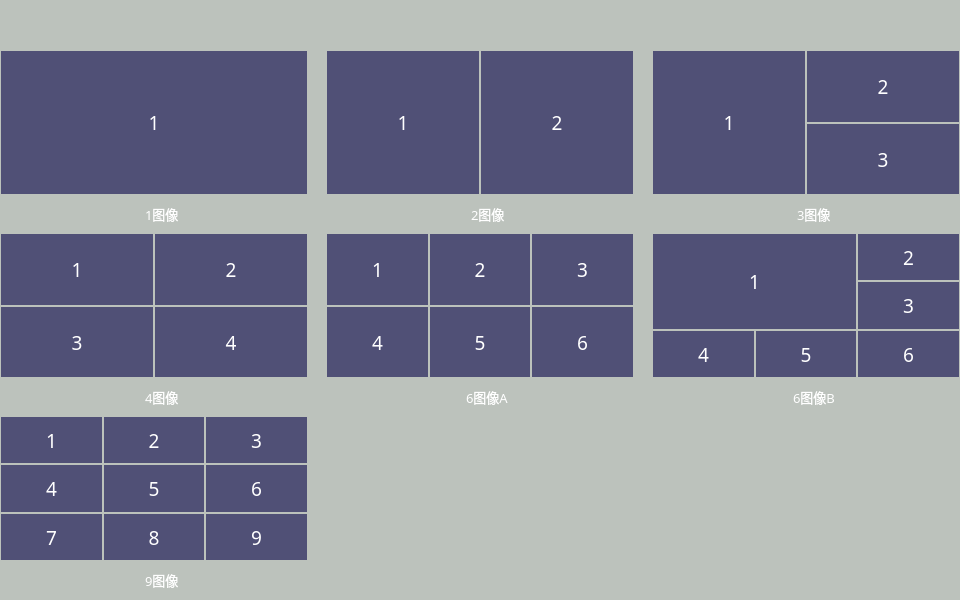
<?xml version="1.0" encoding="UTF-8"?>
<ui version="4.0">
 <class>frmImageLayoutClass</class>
 <widget class="QDialog" name="frmImageLayoutClass">
  <property name="geometry">
   <rect>
    <x>0</x>
    <y>0</y>
    <width>960</width>
    <height>600</height>
   </rect>
  </property>
  <property name="sizePolicy">
   <sizepolicy hsizetype="Fixed" vsizetype="Fixed">
    <horstretch>0</horstretch>
    <verstretch>0</verstretch>
   </sizepolicy>
  </property>
  <property name="minimumSize">
   <size>
    <width>960</width>
    <height>600</height>
   </size>
  </property>
  <property name="maximumSize">
   <size>
    <width>960</width>
    <height>600</height>
   </size>
  </property>
  <property name="windowTitle">
   <string>图像布局</string>
  </property>
  <property name="styleSheet">
   <string notr="true">background-color: #bcc2bc;</string>
  </property>
  <layout class="QVBoxLayout" name="verticalLayout">
   <property name="leftMargin">
    <number>1</number>
   </property>
   <property name="topMargin">
    <number>1</number>
   </property>
   <property name="rightMargin">
    <number>1</number>
   </property>
   <property name="bottomMargin">
    <number>7</number>
   </property>
   <item>
    <spacer name="verticalSpacer">
     <property name="orientation">
      <enum>Qt::Vertical</enum>
     </property>
     <property name="sizeType">
      <enum>QSizePolicy::Fixed</enum>
     </property>
     <property name="sizeHint" stdset="0">
      <size>
       <width>20</width>
       <height>50</height>
      </size>
     </property>
    </spacer>
   </item>
   <item>
    <layout class="QGridLayout" name="gridLayout" rowstretch="26,7,26,7,26,7">
     <property name="horizontalSpacing">
      <number>20</number>
     </property>
     <property name="verticalSpacing">
      <number>7</number>
     </property>
     <item row="3" column="2">
      <layout class="QHBoxLayout" name="horizontalLayout_7">
       <item>
        <spacer name="horizontalSpacer_12">
         <property name="orientation">
          <enum>Qt::Horizontal</enum>
         </property>
         <property name="sizeHint" stdset="0">
          <size>
           <width>40</width>
           <height>20</height>
          </size>
         </property>
        </spacer>
       </item>
       <item>
        <widget class="QRadioButton" name="radioImage6B">
         <property name="font">
          <font>
           <family>微软雅黑</family>
           <pointsize>10</pointsize>
          </font>
         </property>
         <property name="styleSheet">
          <string notr="true">background: transparent;
color: rgb(255, 255, 255);</string>
         </property>
         <property name="text">
          <string>6图像B</string>
         </property>
        </widget>
       </item>
       <item>
        <spacer name="horizontalSpacer_13">
         <property name="orientation">
          <enum>Qt::Horizontal</enum>
         </property>
         <property name="sizeHint" stdset="0">
          <size>
           <width>40</width>
           <height>20</height>
          </size>
         </property>
        </spacer>
       </item>
      </layout>
     </item>
     <item row="0" column="0">
      <layout class="QGridLayout" name="gridLayout_3">
       <property name="spacing">
        <number>2</number>
       </property>
       <item row="0" column="0">
        <widget class="QLabel" name="label_2">
         <property name="font">
          <font>
           <family>微软雅黑</family>
           <pointsize>14</pointsize>
          </font>
         </property>
         <property name="styleSheet">
          <string notr="true">color: rgb(255, 255, 255);
background-color: rgba(78, 78, 116, 250);</string>
         </property>
         <property name="text">
          <string>1</string>
         </property>
         <property name="alignment">
          <set>Qt::AlignCenter</set>
         </property>
        </widget>
       </item>
      </layout>
     </item>
     <item row="1" column="2">
      <layout class="QHBoxLayout" name="horizontalLayout_4">
       <item>
        <spacer name="horizontalSpacer_6">
         <property name="orientation">
          <enum>Qt::Horizontal</enum>
         </property>
         <property name="sizeHint" stdset="0">
          <size>
           <width>40</width>
           <height>20</height>
          </size>
         </property>
        </spacer>
       </item>
       <item>
        <widget class="QRadioButton" name="radioImage3">
         <property name="font">
          <font>
           <family>微软雅黑</family>
           <pointsize>10</pointsize>
          </font>
         </property>
         <property name="styleSheet">
          <string notr="true">background: transparent;
color: rgb(255, 255, 255);</string>
         </property>
         <property name="text">
          <string>3图像</string>
         </property>
        </widget>
       </item>
       <item>
        <spacer name="horizontalSpacer_7">
         <property name="orientation">
          <enum>Qt::Horizontal</enum>
         </property>
         <property name="sizeHint" stdset="0">
          <size>
           <width>40</width>
           <height>20</height>
          </size>
         </property>
        </spacer>
       </item>
      </layout>
     </item>
     <item row="0" column="1">
      <layout class="QGridLayout" name="gridLayout_4">
       <property name="spacing">
        <number>2</number>
       </property>
       <item row="0" column="1">
        <widget class="QLabel" name="label_4">
         <property name="font">
          <font>
           <family>微软雅黑</family>
           <pointsize>14</pointsize>
          </font>
         </property>
         <property name="styleSheet">
          <string notr="true">color: rgb(255, 255, 255);
background-color: rgba(78, 78, 116, 250);</string>
         </property>
         <property name="text">
          <string>2</string>
         </property>
         <property name="alignment">
          <set>Qt::AlignCenter</set>
         </property>
        </widget>
       </item>
       <item row="0" column="0">
        <widget class="QLabel" name="label_3">
         <property name="font">
          <font>
           <family>微软雅黑</family>
           <pointsize>14</pointsize>
          </font>
         </property>
         <property name="styleSheet">
          <string notr="true">color: rgb(255, 255, 255);
background-color: rgba(78, 78, 116, 250);</string>
         </property>
         <property name="text">
          <string>1</string>
         </property>
         <property name="alignment">
          <set>Qt::AlignCenter</set>
         </property>
        </widget>
       </item>
      </layout>
     </item>
     <item row="1" column="1">
      <layout class="QHBoxLayout" name="horizontalLayout_3">
       <item>
        <spacer name="horizontalSpacer_4">
         <property name="orientation">
          <enum>Qt::Horizontal</enum>
         </property>
         <property name="sizeHint" stdset="0">
          <size>
           <width>40</width>
           <height>20</height>
          </size>
         </property>
        </spacer>
       </item>
       <item>
        <widget class="QRadioButton" name="radioImage2">
         <property name="font">
          <font>
           <family>微软雅黑</family>
           <pointsize>10</pointsize>
          </font>
         </property>
         <property name="styleSheet">
          <string notr="true">background: transparent;
color: rgb(255, 255, 255);</string>
         </property>
         <property name="text">
          <string>2图像</string>
         </property>
        </widget>
       </item>
       <item>
        <spacer name="horizontalSpacer_5">
         <property name="orientation">
          <enum>Qt::Horizontal</enum>
         </property>
         <property name="sizeHint" stdset="0">
          <size>
           <width>40</width>
           <height>20</height>
          </size>
         </property>
        </spacer>
       </item>
      </layout>
     </item>
     <item row="1" column="0">
      <layout class="QHBoxLayout" name="horizontalLayout_2">
       <item>
        <spacer name="horizontalSpacer_3">
         <property name="orientation">
          <enum>Qt::Horizontal</enum>
         </property>
         <property name="sizeHint" stdset="0">
          <size>
           <width>40</width>
           <height>20</height>
          </size>
         </property>
        </spacer>
       </item>
       <item>
        <widget class="QRadioButton" name="radioImage1">
         <property name="font">
          <font>
           <family>微软雅黑</family>
           <pointsize>10</pointsize>
          </font>
         </property>
         <property name="styleSheet">
          <string notr="true">background: transparent;
color: rgb(255, 255, 255);</string>
         </property>
         <property name="text">
          <string>1图像</string>
         </property>
         <property name="checked">
          <bool>false</bool>
         </property>
        </widget>
       </item>
       <item>
        <spacer name="horizontalSpacer_2">
         <property name="orientation">
          <enum>Qt::Horizontal</enum>
         </property>
         <property name="sizeHint" stdset="0">
          <size>
           <width>40</width>
           <height>20</height>
          </size>
         </property>
        </spacer>
       </item>
      </layout>
     </item>
     <item row="2" column="0">
      <layout class="QGridLayout" name="gridLayout_2">
       <property name="spacing">
        <number>2</number>
       </property>
       <item row="0" column="0">
        <widget class="QLabel" name="label">
         <property name="font">
          <font>
           <family>微软雅黑</family>
           <pointsize>14</pointsize>
          </font>
         </property>
         <property name="styleSheet">
          <string notr="true">color: rgb(255, 255, 255);
background-color: rgba(78, 78, 116, 250);</string>
         </property>
         <property name="text">
          <string>1</string>
         </property>
         <property name="alignment">
          <set>Qt::AlignCenter</set>
         </property>
        </widget>
       </item>
       <item row="0" column="1">
        <widget class="QLabel" name="label_8">
         <property name="font">
          <font>
           <family>微软雅黑</family>
           <pointsize>14</pointsize>
          </font>
         </property>
         <property name="styleSheet">
          <string notr="true">color: rgb(255, 255, 255);
background-color: rgba(78, 78, 116, 250);</string>
         </property>
         <property name="text">
          <string>2</string>
         </property>
         <property name="alignment">
          <set>Qt::AlignCenter</set>
         </property>
        </widget>
       </item>
       <item row="1" column="0">
        <widget class="QLabel" name="label_9">
         <property name="font">
          <font>
           <family>微软雅黑</family>
           <pointsize>14</pointsize>
          </font>
         </property>
         <property name="styleSheet">
          <string notr="true">color: rgb(255, 255, 255);
background-color: rgba(78, 78, 116, 250);</string>
         </property>
         <property name="text">
          <string>3</string>
         </property>
         <property name="alignment">
          <set>Qt::AlignCenter</set>
         </property>
        </widget>
       </item>
       <item row="1" column="1">
        <widget class="QLabel" name="label_10">
         <property name="font">
          <font>
           <family>微软雅黑</family>
           <pointsize>14</pointsize>
          </font>
         </property>
         <property name="styleSheet">
          <string notr="true">color: rgb(255, 255, 255);
background-color: rgba(78, 78, 116, 250);</string>
         </property>
         <property name="text">
          <string>4</string>
         </property>
         <property name="alignment">
          <set>Qt::AlignCenter</set>
         </property>
        </widget>
       </item>
      </layout>
     </item>
     <item row="0" column="2">
      <layout class="QGridLayout" name="gridLayout_6">
       <property name="spacing">
        <number>2</number>
       </property>
       <item row="0" column="1">
        <widget class="QLabel" name="label_6">
         <property name="font">
          <font>
           <family>微软雅黑</family>
           <pointsize>14</pointsize>
          </font>
         </property>
         <property name="styleSheet">
          <string notr="true">color: rgb(255, 255, 255);
background-color: rgba(78, 78, 116, 250);</string>
         </property>
         <property name="text">
          <string>2</string>
         </property>
         <property name="alignment">
          <set>Qt::AlignCenter</set>
         </property>
        </widget>
       </item>
       <item row="1" column="1">
        <widget class="QLabel" name="label_7">
         <property name="font">
          <font>
           <family>微软雅黑</family>
           <pointsize>14</pointsize>
          </font>
         </property>
         <property name="styleSheet">
          <string notr="true">color: rgb(255, 255, 255);
background-color: rgba(78, 78, 116, 250);</string>
         </property>
         <property name="text">
          <string>3</string>
         </property>
         <property name="alignment">
          <set>Qt::AlignCenter</set>
         </property>
        </widget>
       </item>
       <item row="0" column="0" rowspan="2">
        <widget class="QLabel" name="label_5">
         <property name="font">
          <font>
           <family>微软雅黑</family>
           <pointsize>14</pointsize>
          </font>
         </property>
         <property name="styleSheet">
          <string notr="true">color: rgb(255, 255, 255);
background-color: rgba(78, 78, 116, 250);</string>
         </property>
         <property name="text">
          <string>1</string>
         </property>
         <property name="alignment">
          <set>Qt::AlignCenter</set>
         </property>
        </widget>
       </item>
      </layout>
     </item>
     <item row="2" column="1">
      <layout class="QGridLayout" name="gridLayout_5">
       <property name="spacing">
        <number>2</number>
       </property>
       <item row="0" column="1">
        <widget class="QLabel" name="label_12">
         <property name="font">
          <font>
           <family>微软雅黑</family>
           <pointsize>14</pointsize>
          </font>
         </property>
         <property name="styleSheet">
          <string notr="true">color: rgb(255, 255, 255);
background-color: rgba(78, 78, 116, 250);</string>
         </property>
         <property name="text">
          <string>2</string>
         </property>
         <property name="alignment">
          <set>Qt::AlignCenter</set>
         </property>
        </widget>
       </item>
       <item row="0" column="0">
        <widget class="QLabel" name="label_11">
         <property name="font">
          <font>
           <family>微软雅黑</family>
           <pointsize>14</pointsize>
          </font>
         </property>
         <property name="styleSheet">
          <string notr="true">color: rgb(255, 255, 255);
background-color: rgba(78, 78, 116, 250);</string>
         </property>
         <property name="text">
          <string>1</string>
         </property>
         <property name="alignment">
          <set>Qt::AlignCenter</set>
         </property>
        </widget>
       </item>
       <item row="0" column="2">
        <widget class="QLabel" name="label_13">
         <property name="font">
          <font>
           <family>微软雅黑</family>
           <pointsize>14</pointsize>
          </font>
         </property>
         <property name="styleSheet">
          <string notr="true">color: rgb(255, 255, 255);
background-color: rgba(78, 78, 116, 250);</string>
         </property>
         <property name="text">
          <string>3</string>
         </property>
         <property name="alignment">
          <set>Qt::AlignCenter</set>
         </property>
        </widget>
       </item>
       <item row="1" column="0">
        <widget class="QLabel" name="label_14">
         <property name="font">
          <font>
           <family>微软雅黑</family>
           <pointsize>14</pointsize>
          </font>
         </property>
         <property name="styleSheet">
          <string notr="true">color: rgb(255, 255, 255);
background-color: rgba(78, 78, 116, 250);</string>
         </property>
         <property name="text">
          <string>4</string>
         </property>
         <property name="alignment">
          <set>Qt::AlignCenter</set>
         </property>
        </widget>
       </item>
       <item row="1" column="1">
        <widget class="QLabel" name="label_15">
         <property name="font">
          <font>
           <family>微软雅黑</family>
           <pointsize>14</pointsize>
          </font>
         </property>
         <property name="styleSheet">
          <string notr="true">color: rgb(255, 255, 255);
background-color: rgba(78, 78, 116, 250);</string>
         </property>
         <property name="text">
          <string>5</string>
         </property>
         <property name="alignment">
          <set>Qt::AlignCenter</set>
         </property>
        </widget>
       </item>
       <item row="1" column="2">
        <widget class="QLabel" name="label_16">
         <property name="font">
          <font>
           <family>微软雅黑</family>
           <pointsize>14</pointsize>
          </font>
         </property>
         <property name="styleSheet">
          <string notr="true">color: rgb(255, 255, 255);
background-color: rgba(78, 78, 116, 250);</string>
         </property>
         <property name="text">
          <string>6</string>
         </property>
         <property name="alignment">
          <set>Qt::AlignCenter</set>
         </property>
        </widget>
       </item>
      </layout>
     </item>
     <item row="3" column="1">
      <layout class="QHBoxLayout" name="horizontalLayout_6">
       <item>
        <spacer name="horizontalSpacer_10">
         <property name="orientation">
          <enum>Qt::Horizontal</enum>
         </property>
         <property name="sizeHint" stdset="0">
          <size>
           <width>40</width>
           <height>20</height>
          </size>
         </property>
        </spacer>
       </item>
       <item>
        <widget class="QRadioButton" name="radioImage6A">
         <property name="font">
          <font>
           <family>微软雅黑</family>
           <pointsize>10</pointsize>
          </font>
         </property>
         <property name="styleSheet">
          <string notr="true">background: transparent;
color: rgb(255, 255, 255);</string>
         </property>
         <property name="text">
          <string>6图像A</string>
         </property>
        </widget>
       </item>
       <item>
        <spacer name="horizontalSpacer_11">
         <property name="orientation">
          <enum>Qt::Horizontal</enum>
         </property>
         <property name="sizeHint" stdset="0">
          <size>
           <width>40</width>
           <height>20</height>
          </size>
         </property>
        </spacer>
       </item>
      </layout>
     </item>
     <item row="5" column="0">
      <layout class="QHBoxLayout" name="horizontalLayout_8">
       <item>
        <spacer name="horizontalSpacer_14">
         <property name="orientation">
          <enum>Qt::Horizontal</enum>
         </property>
         <property name="sizeHint" stdset="0">
          <size>
           <width>40</width>
           <height>20</height>
          </size>
         </property>
        </spacer>
       </item>
       <item>
        <widget class="QRadioButton" name="radioImage9">
         <property name="font">
          <font>
           <family>微软雅黑</family>
           <pointsize>10</pointsize>
          </font>
         </property>
         <property name="styleSheet">
          <string notr="true">background: transparent;
color: rgb(255, 255, 255);</string>
         </property>
         <property name="text">
          <string>9图像</string>
         </property>
        </widget>
       </item>
       <item>
        <spacer name="horizontalSpacer_15">
         <property name="orientation">
          <enum>Qt::Horizontal</enum>
         </property>
         <property name="sizeHint" stdset="0">
          <size>
           <width>40</width>
           <height>20</height>
          </size>
         </property>
        </spacer>
       </item>
      </layout>
     </item>
     <item row="4" column="0">
      <layout class="QGridLayout" name="gridLayout_8">
       <property name="spacing">
        <number>2</number>
       </property>
       <item row="1" column="0">
        <widget class="QLabel" name="label_24">
         <property name="font">
          <font>
           <family>微软雅黑</family>
           <pointsize>14</pointsize>
          </font>
         </property>
         <property name="styleSheet">
          <string notr="true">color: rgb(255, 255, 255);
background-color: rgba(78, 78, 116, 250);</string>
         </property>
         <property name="text">
          <string>4</string>
         </property>
         <property name="alignment">
          <set>Qt::AlignCenter</set>
         </property>
        </widget>
       </item>
       <item row="0" column="1">
        <widget class="QLabel" name="label_26">
         <property name="font">
          <font>
           <family>微软雅黑</family>
           <pointsize>14</pointsize>
          </font>
         </property>
         <property name="styleSheet">
          <string notr="true">color: rgb(255, 255, 255);
background-color: rgba(78, 78, 116, 250);</string>
         </property>
         <property name="text">
          <string>2</string>
         </property>
         <property name="alignment">
          <set>Qt::AlignCenter</set>
         </property>
        </widget>
       </item>
       <item row="2" column="1">
        <widget class="QLabel" name="label_28">
         <property name="font">
          <font>
           <family>微软雅黑</family>
           <pointsize>14</pointsize>
          </font>
         </property>
         <property name="styleSheet">
          <string notr="true">color: rgb(255, 255, 255);
background-color: rgba(78, 78, 116, 250);</string>
         </property>
         <property name="text">
          <string>8</string>
         </property>
         <property name="alignment">
          <set>Qt::AlignCenter</set>
         </property>
        </widget>
       </item>
       <item row="0" column="0">
        <widget class="QLabel" name="label_23">
         <property name="font">
          <font>
           <family>微软雅黑</family>
           <pointsize>14</pointsize>
          </font>
         </property>
         <property name="styleSheet">
          <string notr="true">color: rgb(255, 255, 255);
background-color: rgba(78, 78, 116, 250);</string>
         </property>
         <property name="text">
          <string>1</string>
         </property>
         <property name="alignment">
          <set>Qt::AlignCenter</set>
         </property>
        </widget>
       </item>
       <item row="1" column="1">
        <widget class="QLabel" name="label_27">
         <property name="font">
          <font>
           <family>微软雅黑</family>
           <pointsize>14</pointsize>
          </font>
         </property>
         <property name="styleSheet">
          <string notr="true">color: rgb(255, 255, 255);
background-color: rgba(78, 78, 116, 250);</string>
         </property>
         <property name="text">
          <string>5</string>
         </property>
         <property name="alignment">
          <set>Qt::AlignCenter</set>
         </property>
        </widget>
       </item>
       <item row="2" column="0">
        <widget class="QLabel" name="label_25">
         <property name="font">
          <font>
           <family>微软雅黑</family>
           <pointsize>14</pointsize>
          </font>
         </property>
         <property name="styleSheet">
          <string notr="true">color: rgb(255, 255, 255);
background-color: rgba(78, 78, 116, 250);</string>
         </property>
         <property name="text">
          <string>7</string>
         </property>
         <property name="alignment">
          <set>Qt::AlignCenter</set>
         </property>
        </widget>
       </item>
       <item row="0" column="2">
        <widget class="QLabel" name="label_29">
         <property name="font">
          <font>
           <family>微软雅黑</family>
           <pointsize>14</pointsize>
          </font>
         </property>
         <property name="styleSheet">
          <string notr="true">color: rgb(255, 255, 255);
background-color: rgba(78, 78, 116, 250);</string>
         </property>
         <property name="text">
          <string>3</string>
         </property>
         <property name="alignment">
          <set>Qt::AlignCenter</set>
         </property>
        </widget>
       </item>
       <item row="1" column="2">
        <widget class="QLabel" name="label_30">
         <property name="font">
          <font>
           <family>微软雅黑</family>
           <pointsize>14</pointsize>
          </font>
         </property>
         <property name="styleSheet">
          <string notr="true">color: rgb(255, 255, 255);
background-color: rgba(78, 78, 116, 250);</string>
         </property>
         <property name="text">
          <string>6</string>
         </property>
         <property name="alignment">
          <set>Qt::AlignCenter</set>
         </property>
        </widget>
       </item>
       <item row="2" column="2">
        <widget class="QLabel" name="label_31">
         <property name="font">
          <font>
           <family>微软雅黑</family>
           <pointsize>14</pointsize>
          </font>
         </property>
         <property name="styleSheet">
          <string notr="true">color: rgb(255, 255, 255);
background-color: rgba(78, 78, 116, 250);</string>
         </property>
         <property name="text">
          <string>9</string>
         </property>
         <property name="alignment">
          <set>Qt::AlignCenter</set>
         </property>
        </widget>
       </item>
      </layout>
     </item>
     <item row="3" column="0">
      <layout class="QHBoxLayout" name="horizontalLayout_5">
       <item>
        <spacer name="horizontalSpacer_8">
         <property name="orientation">
          <enum>Qt::Horizontal</enum>
         </property>
         <property name="sizeHint" stdset="0">
          <size>
           <width>40</width>
           <height>20</height>
          </size>
         </property>
        </spacer>
       </item>
       <item>
        <widget class="QRadioButton" name="radioImage4">
         <property name="font">
          <font>
           <family>微软雅黑</family>
           <pointsize>10</pointsize>
          </font>
         </property>
         <property name="styleSheet">
          <string notr="true">background: transparent;
color: rgb(255, 255, 255);</string>
         </property>
         <property name="text">
          <string>4图像</string>
         </property>
        </widget>
       </item>
       <item>
        <spacer name="horizontalSpacer_9">
         <property name="orientation">
          <enum>Qt::Horizontal</enum>
         </property>
         <property name="sizeHint" stdset="0">
          <size>
           <width>40</width>
           <height>20</height>
          </size>
         </property>
        </spacer>
       </item>
      </layout>
     </item>
     <item row="2" column="2">
      <layout class="QGridLayout" name="gridLayout_7">
       <property name="spacing">
        <number>2</number>
       </property>
       <item row="2" column="0">
        <widget class="QLabel" name="label_22">
         <property name="font">
          <font>
           <family>微软雅黑</family>
           <pointsize>14</pointsize>
          </font>
         </property>
         <property name="styleSheet">
          <string notr="true">color: rgb(255, 255, 255);
background-color: rgba(78, 78, 116, 250);</string>
         </property>
         <property name="text">
          <string>4</string>
         </property>
         <property name="alignment">
          <set>Qt::AlignCenter</set>
         </property>
        </widget>
       </item>
       <item row="2" column="2">
        <widget class="QLabel" name="label_21">
         <property name="font">
          <font>
           <family>微软雅黑</family>
           <pointsize>14</pointsize>
          </font>
         </property>
         <property name="styleSheet">
          <string notr="true">color: rgb(255, 255, 255);
background-color: rgba(78, 78, 116, 250);</string>
         </property>
         <property name="text">
          <string>6</string>
         </property>
         <property name="alignment">
          <set>Qt::AlignCenter</set>
         </property>
        </widget>
       </item>
       <item row="0" column="2">
        <widget class="QLabel" name="label_19">
         <property name="font">
          <font>
           <family>微软雅黑</family>
           <pointsize>14</pointsize>
          </font>
         </property>
         <property name="styleSheet">
          <string notr="true">color: rgb(255, 255, 255);
background-color: rgba(78, 78, 116, 250);</string>
         </property>
         <property name="text">
          <string>2</string>
         </property>
         <property name="alignment">
          <set>Qt::AlignCenter</set>
         </property>
        </widget>
       </item>
       <item row="1" column="2">
        <widget class="QLabel" name="label_20">
         <property name="font">
          <font>
           <family>微软雅黑</family>
           <pointsize>14</pointsize>
          </font>
         </property>
         <property name="styleSheet">
          <string notr="true">color: rgb(255, 255, 255);
background-color: rgba(78, 78, 116, 250);</string>
         </property>
         <property name="text">
          <string>3</string>
         </property>
         <property name="alignment">
          <set>Qt::AlignCenter</set>
         </property>
        </widget>
       </item>
       <item row="2" column="1">
        <widget class="QLabel" name="label_18">
         <property name="font">
          <font>
           <family>微软雅黑</family>
           <pointsize>14</pointsize>
          </font>
         </property>
         <property name="styleSheet">
          <string notr="true">color: rgb(255, 255, 255);
background-color: rgba(78, 78, 116, 250);</string>
         </property>
         <property name="text">
          <string>5</string>
         </property>
         <property name="alignment">
          <set>Qt::AlignCenter</set>
         </property>
        </widget>
       </item>
       <item row="0" column="0" rowspan="2" colspan="2">
        <widget class="QLabel" name="label_17">
         <property name="font">
          <font>
           <family>微软雅黑</family>
           <pointsize>14</pointsize>
          </font>
         </property>
         <property name="styleSheet">
          <string notr="true">color: rgb(255, 255, 255);
background-color: rgba(78, 78, 116, 250);</string>
         </property>
         <property name="text">
          <string>1</string>
         </property>
         <property name="alignment">
          <set>Qt::AlignCenter</set>
         </property>
        </widget>
       </item>
      </layout>
     </item>
     <item row="5" column="2">
      <layout class="QHBoxLayout" name="horizontalLayout"/>
     </item>
    </layout>
   </item>
  </layout>
 </widget>
 <layoutdefault spacing="6" margin="11"/>
 <resources>
  <include location="res.qrc"/>
 </resources>
 <connections/>
</ui>
